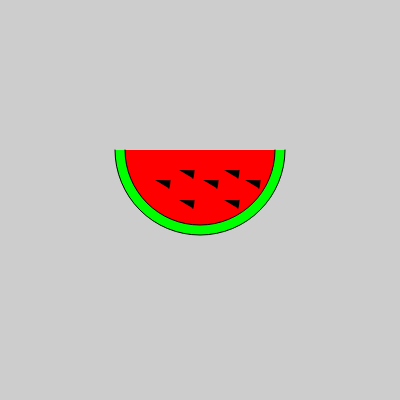
Frame 1 (no input)
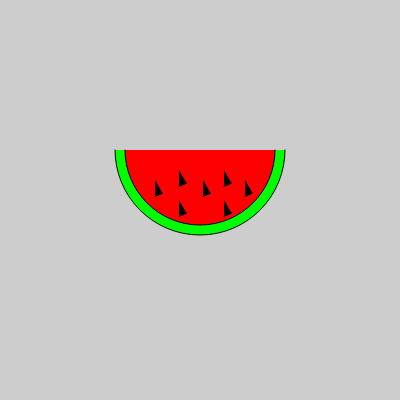
Frame 60 (no input)
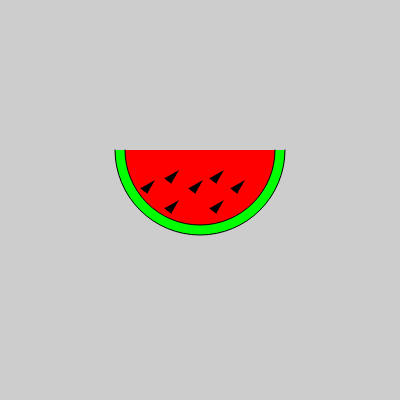
Frame 120 (the mouse pressed at the canvas centre since frame 60)

The p5.js sketch that drew these frames (run headless with seeded random() and noise() and a simulated clock; from frame 60 on, the mouse is pressed at the canvas centre):

// p5.js sketch
// ── sketch.js

function setup() {
  createCanvas(400, 400);
}

function draw() {
  background(205);
  fill(0,255,0); //Verde
  arc(200,150, 170, 170, 0, radians(180)); //piel sandía
  fill(255, 0, 0);  //rojo
  arc(200, 150, 150, 150, 0, radians(180));  //Relleno Sandía
  
  //pepitas que ruedan
  push();
  translate(245,180);
  rotate(radians(0 + frameCount,  
            width / 2, height / 2));
  fill(0,0,0); //café
  arc(0,0,30,45,0, radians(30));  
  pop();
  
  push();
  translate(155,180)
  rotate(radians(0 + frameCount,  
            width / 2, height / 2));
  fill(0,0,0);
  arc(0,0,30,45,0, radians(30));
pop();
  
  push();
  translate(203,180)
  rotate(radians(0 + frameCount,  
            width / 2, height / 2));
  fill(0,0,0);
  arc(0,0,30,45,0, radians(30));
pop();
  
  push();
  translate(179,170)
  rotate(radians(0 + frameCount,  
            width / 2, height / 2));
  fill(0,0,0);
  arc(0,0,30,45,0, radians(30));
pop();
  
  push();
  translate(224,170)
  rotate(radians(0 + frameCount,  
            width / 2, height / 2));
  fill(0,0,0);
  arc(0,0,30,45,0, radians(30));
pop();
  
  push();
  translate(179,200)
  rotate(radians(0 + frameCount,  
            width / 2, height / 2));
  fill(0,0,0);
  arc(0,0,30,45,0, radians(30));
pop();
  
  push();
  translate(224,200)
  rotate(radians(0 + frameCount,  
            width / 2, height / 2));
  fill(0,0,0);
  arc(0,0,30,45,0, radians(30));
pop();
}
